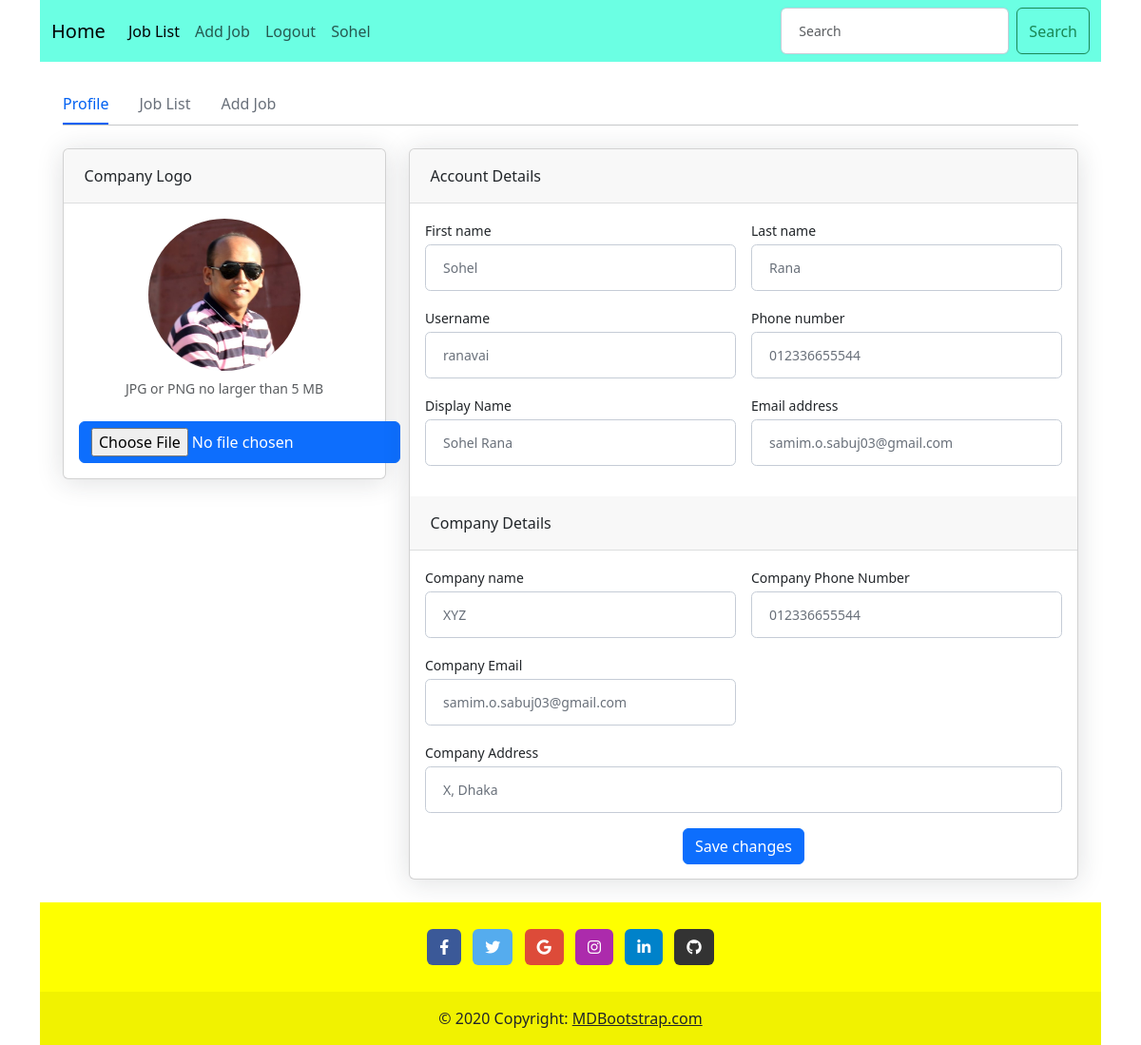
/profile/ranavai/ (signed in), run on the app's committed database.
### account/models.py (models this page shows, shortened)
class Custom_User(AbstractUser):
    USER_TYPE = (
        ('Recruiter', 'Recruiter'),
        ('JobSeeker', 'JobSeeker'),
        ('Employee', 'Employee'),
        ('Admin', 'Admin'),
    )
    display_name = models.CharField(max_length=100)
    phone_number = models.CharField(max_length=14)
    user_type = models.CharField(choices=USER_TYPE, max_length=50, blank=True, null=True)
    auth_token = models.CharField(max_length=500, blank=True, null=True)
    otp_token = models.CharField(max_length=6, blank=True, null=True)
    is_verified = models.BooleanField(default=False)

class Recruiter_Profile(models.Model):
    user = models.ForeignKey(Custom_User, on_delete=models.CASCADE)
    company_name = models.CharField(max_length=100)
    company_phone_number = models.CharField(max_length=14, blank=True, null=True)
    company_email = models.EmailField(max_length=200, blank=True, null=True)
    company_address = models.TextField(blank=True, null=True)
    company_logo = models.ImageField(upload_to='company/logo/', blank=True, null=True)

### account/views.py (the view)
# urls.py: path('profile/<username>/', profile, name='profile'),
def profile(request, username):
    user = Custom_User.objects.get(username=username)
    if user.user_type == 'JobSeeker':
        jobseeker = JobSeeker_Profile.objects.get(user=user)
        context = {'user': user, 'jobseeker': jobseeker}
        return render(request, 'account/jobseeker_profile/profile.html', context)
    elif user.user_type == 'Recruiter':
        recruiter = Recruiter_Profile.objects.get(user=user)
        context = {'user': user, 'recruiter': recruiter}
        return render(request, 'account/recruiter_profile/profile.html', context)
    else:
        return HttpResponse('Wrong Credential')

### templates/account/recruiter_profile/profile.html (shortened to what this page needs)
{% extends 'base.html' %}
{% block body_content %}
<div class="container-xl px-4 mt-4">
    <nav class="nav nav-borders">
        <a class="nav-link active ms-0" href="{% url 'profile' request.user.username %}" target="__blank">Profile</a>
        <a class="nav-link" href="{% url 'recruiter_job_list' request.user.username %}" target="__blank">Job List</a>
        <a class="nav-link" href="{% url 'add_job' %}" target="__blank">Add Job</a>
    </nav>
    <hr class="mt-0 mb-4">
    {% block profile_body %}
    <form action="{% url 'recruiter_profile_update' %}" method="POST" enctype="multipart/form-data">
        <div class="row">
            <div class="col-xl-4">
                <div class="card mb-4 mb-xl-0">
                    <div class="card-header">Company Logo</div>
                    <div class="card-body text-center">
                        {% if recruiter.company_logo %}
                        <img class="img-account-profile rounded-circle mb-2" src="{{recruiter.company_logo.url}}"
                            alt="">
                        {% else %}
                        <img class="img-account-profile rounded-circle mb-2"
                            src="http://bootdey.com/img/Content/avatar/avatar1.png" alt="">
                        {% endif %}
                        <div class="small font-italic text-muted mb-4">JPG or PNG no larger than 5 MB</div>
                        <input type="file" class="btn btn-primary" value="Upload new image" name="company_logo">
                    </div>
                </div>
            </div>
            <div class="col-xl-8">
                <div class="card mb-4">
                    <div class="card-header">Account Details</div>
                    <div class="card-body">
                        <div class="row gx-3 mb-3">
                            <div class="col-md-6">
                                <label class="small mb-1" for="inputFirstName">First name</label>
                                <input class="form-control" id="inputFirstName" type="text"
                                    placeholder="Enter your first name" value="{{user.first_name}}" name="first_name">
                            </div>
                            <div class="col-md-6">
                                <label class="small mb-1" for="inputLastName">Last name</label>
                                <input class="form-control" id="inputLastName" type="text"
                                    placeholder="Enter your last name" value="{{user.last_name}}" name="last_name">
                            </div>
                        </div>
                        <div class="row gx-3 mb-3">
                            <div class="col-md-6">
                                <label class="small mb-1" for="inputUsername">Username</label>
                                <input class="form-control" id="inputUsername" type="text"
                                    placeholder="Enter your username" value="{{user.username}}" name="username">
                            </div>
                            <div class="col-md-6">
                                <label class="small mb-1" for="inputPhone">Phone number</label>
                                <input class="form-control" id="inputPhone" type="tel"
                                    placeholder="Enter your phone number" value="{{user.phone_number}}"
                                    name="phone_number">
                            </div>
                        </div>
                        <div class="row gx-3 mb-3">
                            <div class="col-md-6">
                                <label class="small mb-1" for="inputOrgName">Display Name</label>
                                <input class="form-control" id="inputOrgName" type="text"
                                    placeholder="Enter your Display Name" value="{{user.display_name}}"
                                    name="display_name">
                            </div>
                            <div class="col-md-6">
                                <label class="small mb-1" for="inputEmailAddress">Email address</label>
                                <input class="form-control" id="inputEmailAddress" type="email"
                                    placeholder="Enter your email address" value="{{user.email}}" name="email">
                            </div>
                        </div>
                    </div>
                    <div class="card-header">Company Details</div>
                    <div class="card-body">
                        <div class="row gx-3 mb-3">
                            <div class="col-md-6">
                                <label class="small mb-1" for="inputFirstName">Company name</label>
                                <input class="form-control" id="inputFirstName" type="text"
                                    placeholder="Enter your company name" value="{{recruiter.company_name}}" name="company_name">
                            </div>
                            <div class="col-md-6">
                                <label class="small mb-1" for="inputLastName">Company Phone Number</label>
                                <input class="form-control" id="inputLastName" type="text"
                                    placeholder="Enter your company phone number" value="{{recruiter.company_phone_number}}" name="company_phone_number">
                            </div>
                        </div>
                        <div class="row gx-3 mb-3">
                            <div class="col-md-6">
                                <label class="small mb-1" for="inputUsername">Company Email</label>
                                <input class="form-control" id="inputUsername" type="text"
                                    placeholder="Enter your company email" value="{{recruiter.company_email}}" name="company_email">
                            </div>
                            <div class="col-md-6">
                            </div>
                        </div>
                        <div class="col-12">
                            <label class="small mb-1" for="inputOrgName">Company Address</label>
                            <input class="form-control" id="inputOrgName" type="text"
                                placeholder="Enter your company address" value="{% if recruiter.company_address %}{{recruiter.company_address}}{% endif %}" name="company_address">
                        </div>
                    </div>
                    <div style="padding-bottom: 15px; margin: auto;">
                        <button class="btn btn-primary" type="submit">Save changes</button>
                    </div>
                </div>
            </div>
        </div>
    </form>
    {% endblock profile_body %}
</div>
{% endblock body_content %}

### templates/navbar.html (shortened to what this page needs)
<nav class="navbar navbar-expand-lg bg-body-tertiary" style="background-color: #00ffcf94 !important;">
    <div class="container-fluid">
        <a class="navbar-brand" href="{% url 'home' %}">Home</a>
        <div class="collapse navbar-collapse" id="navbarSupportedContent">
            <ul class="navbar-nav me-auto mb-2 mb-lg-0">
                <li class="nav-item">
                    <a class="nav-link active" aria-current="page" href="{% url 'list_job' %}">Job List</a>
                </li>
                {% if request.user.user_type == 'Recruiter' %}
                <li class="nav-item">
                    <a class="nav-link" href="{% url 'add_job' %}">Add Job</a>
                </li>
                {% endif %}
                {% if request.user.is_authenticated %}
                <li class="nav-item">
                    <a class="nav-link" href="{% url 'logout' %}">Logout</a>
                </li>
                <li class="nav-item">
                    <a class="nav-link" href="{% url 'profile' request.user.username %}">{{request.user.first_name}}</a>
                </li>
                {% endif %}
            </ul>
            <form class="d-flex" role="search">
                <input class="form-control me-2" type="search" placeholder="Search" aria-label="Search">
                <button class="btn btn-outline-success" type="submit">Search</button>
            </form>
        </div>
    </div>
</nav>

### templates/account/recruiter_profile/profile.html (style rules this page uses)
.img-account-profile { height: 10rem; }
.rounded-circle { border-radius: 50% !important; }
.card { box-shadow: 0 0.15rem 1.75rem 0 rgb(33 40 50 / 15%); }
.card .card-header { font-weight: 500; }
.card-header:first-child { border-radius: 0.35rem 0.35rem 0 0; }
.card-header { padding: 1rem 1.35rem; margin-bottom: 0; background-color: rgba(33, 40, 50, 0.03); border-bottom: 1px solid rgba(33, 40, 50, 0.125); }
.form-control, .dataTable-input { display: block; width: 100%; padding: 0.875rem 1.125rem; font-size: 0.875rem; font-weight: 400; line-height: 1; color: #69707a; background-color: #fff; background-clip: padding-box; border: 1px solid #c5ccd6; -webkit-appearance: none; -moz-appearance: none; appearance: none; border-radius: 0.35rem; transition: border-color 0.15s ease-in-out, box-shadow 0.15s ease-in-out; }
.nav-borders .nav-link.active { color: #0061f2; border-bottom-color: #0061f2; }
.nav-borders .nav-link { color: #69707a; border-bottom-width: 0.125rem; border-bottom-style: solid; border-bottom-color: transparent; padding-top: 0.5rem; padding-bottom: 0.5rem; padding-left: 0; padding-right: 0; margin-left: 1rem; margin-right: 1rem; }

### data on the page
Custom_User: user.first_name "Sohel", first_name "Sohel", last_name "Rana", username "ranavai", phone_number "012336655544", display_name "Sohel Rana", email "samim.o.sabuj03@gmail.com"
Recruiter_Profile: company_logo (picture), company_name "XYZ", company_phone_number "012336655544", company_email "samim.o.sabuj03@gmail.com", company_address "X, Dhaka"
